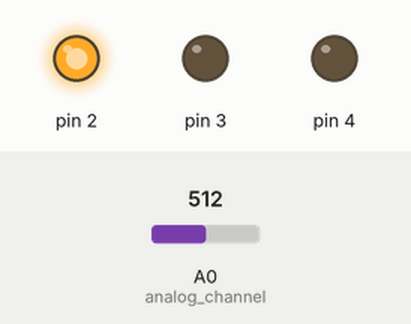
Simulated run of this sketch. Board: Arduino Uno, built with avr-gcc and run on an emulated ATmega328P. Parts: output pins drawn as LEDs (lit = HIGH). Inputs (shaded band) come from the test bench; at power-on: A0 (analog_channel) = 512. What the sketch prints to the serial monitor is not drawn.

Above: at 1.2 s.
1.3 s: A0 (analog_channel) set to 716
At 1.3 s:
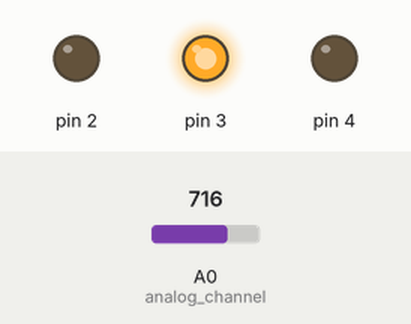
At 2.9 s:
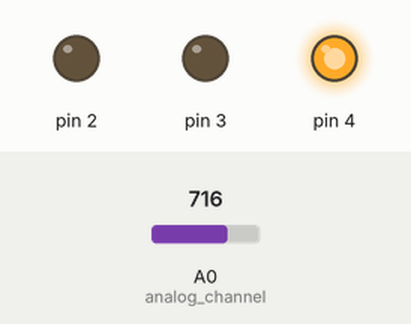
Timing chart, 0 to 10.3 s (numbered marks = the images above; inputs shaded):
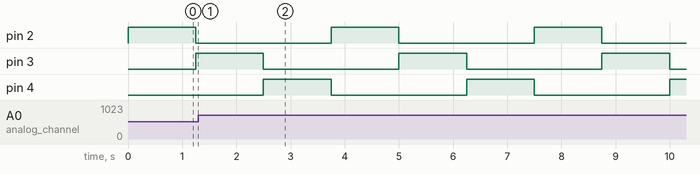

Measured:
- by itself, pin 2: alternates HIGH for 1.3 s and LOW for 2.5 s
- by itself, pin 3, pin 4: alternates HIGH for 1.2 s and LOW for 2.5 s

The sketch:

distamceSerialmonitor123.ino
```cpp
int adcGenerator();
int faultDistance(int);
const int analog_channel = A0;
int adcValue,readValue;
int r,y,b;

void setup() {
  pinMode(2,OUTPUT);
  pinMode(3,OUTPUT);
  pinMode(4,OUTPUT);
  Serial.begin(9600);
}

void loop() {
  //calculation for r fault:
  digitalWrite(2,HIGH);
  digitalWrite(3,LOW);
  digitalWrite(4,LOW);
  adcValue=adcGenerator();
  Serial.println("");
  Serial.print(adcValue);
  Serial.print("   ");
  r=faultDistance(adcValue);
  Serial.print(r);
  Serial.print("   ");
  delay(1000);

  //calculation for y fault
  digitalWrite(2,LOW);
  digitalWrite(3,HIGH);
  digitalWrite(4,LOW);
  adcValue=adcGenerator();
  Serial.print(adcValue);
  Serial.print("   ");
  r=faultDistance(adcValue);
  Serial.print(y);
  Serial.print("   ");
  delay(1000);

  //calculation for b fault
  digitalWrite(2,LOW);
  digitalWrite(3,LOW);
  digitalWrite(4,HIGH);
  adcValue=adcGenerator();
  Serial.print(adcValue);
  Serial.print("   ");
  b=faultDistance(adcValue);
  Serial.print(b);
  Serial.print("   ");
  delay(1000);

  //CLASSIFYING TYPE OF FAULT
  char buffer[19];
  if(r==0 && y==0 && b==0){
    sprintf(buffer,"NO FAULT          ");
  }
  //TRIPLE LINE TO GROUND FAULT
  else if(r==y && y==b){
    sprintf(buffer,"RYB-G fault at %d KM", r);
  }
  //SINGLE LINE TO GROUND FAULT
  else if(r>=2 && y==0 && b==0){
    sprintf(buffer,"R-G fault at %d KM",r);
   }
  else if(r==0 && y>=2 && b==0){
    sprintf(buffer,"Y-G fault at %d KM",y);
   }
  else if(r==0 && y==0 && b>=2){
    sprintf(buffer,"B-G fault at %d KM",b);
   }
   //DOUBLE LINE TO GROUND FAULT
  else if(r==y && b==0 && r>=2){
    sprintf(buffer,"RY-G fault at %d KM",r);
   }
  else if(r==0 && y==b && y>=2 ){
    sprintf(buffer,"YB-G fault at %d KM",y);
   }
  else if(r==b && y==0 && b>=2){
    sprintf(buffer,"RB-G fault at %d KM",b);
   }
  Serial.println(buffer);
  }


int adcGenerator(){
  int maxValue = 0;
  int minValue = 1023;
  uint32_t start_time = millis();
  while((millis()-start_time) < 250){
      readValue = analogRead(analog_channel);
      if (readValue > maxValue){
        maxValue = readValue;
      }
      if (readValue < minValue){
        minValue = readValue;
      }
    }
    return(maxValue-minValue);
  }

int faultDistance(int adcValue){
   if (adcValue==0){
      return 0;
      }
    else if (adcValue>=400 && adcValue<=450){
      return 2;
      }
    else if (adcValue>=200 && adcValue<=300){
      return 4;
      }
    else if (adcValue>=150 && adcValue<=199){
      return 6;
      }
    else if (adcValue>=100 && adcValue<=150){
      return 8;
      }
}
```
